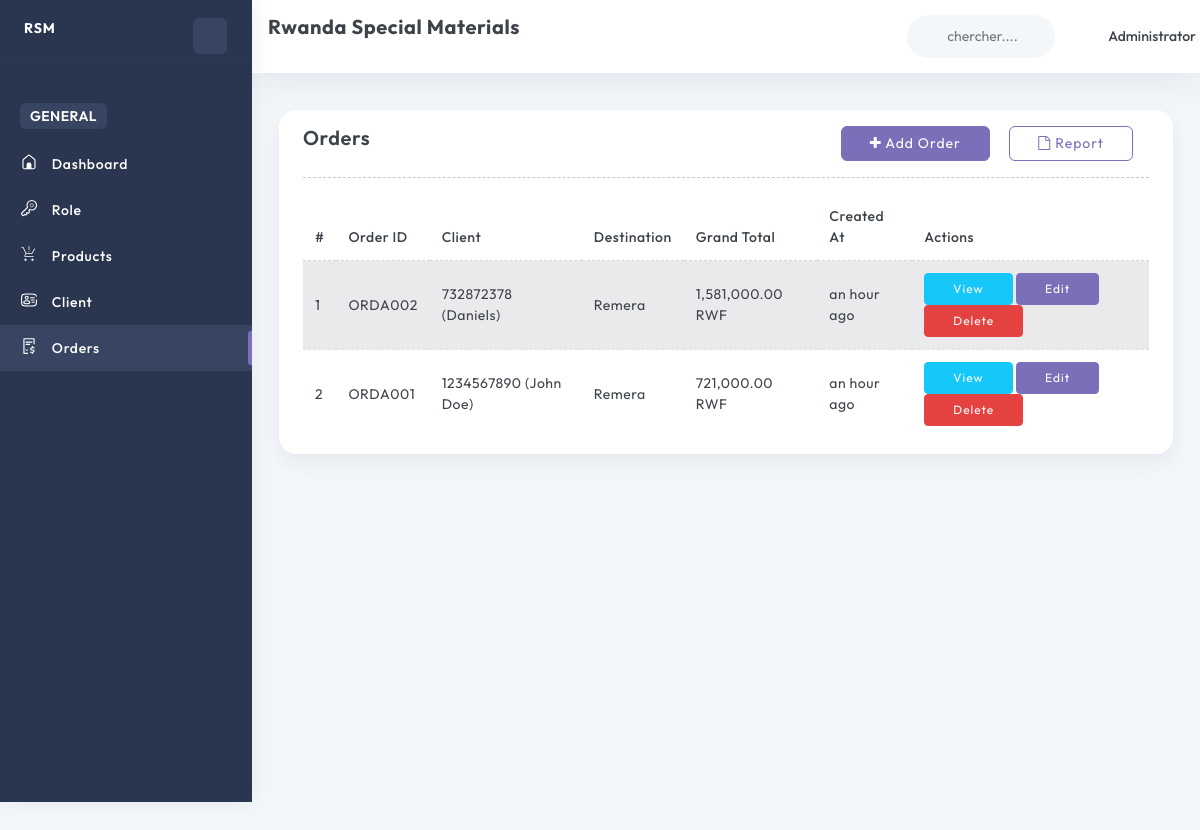
The app's page /orders/ (signed in), older data.
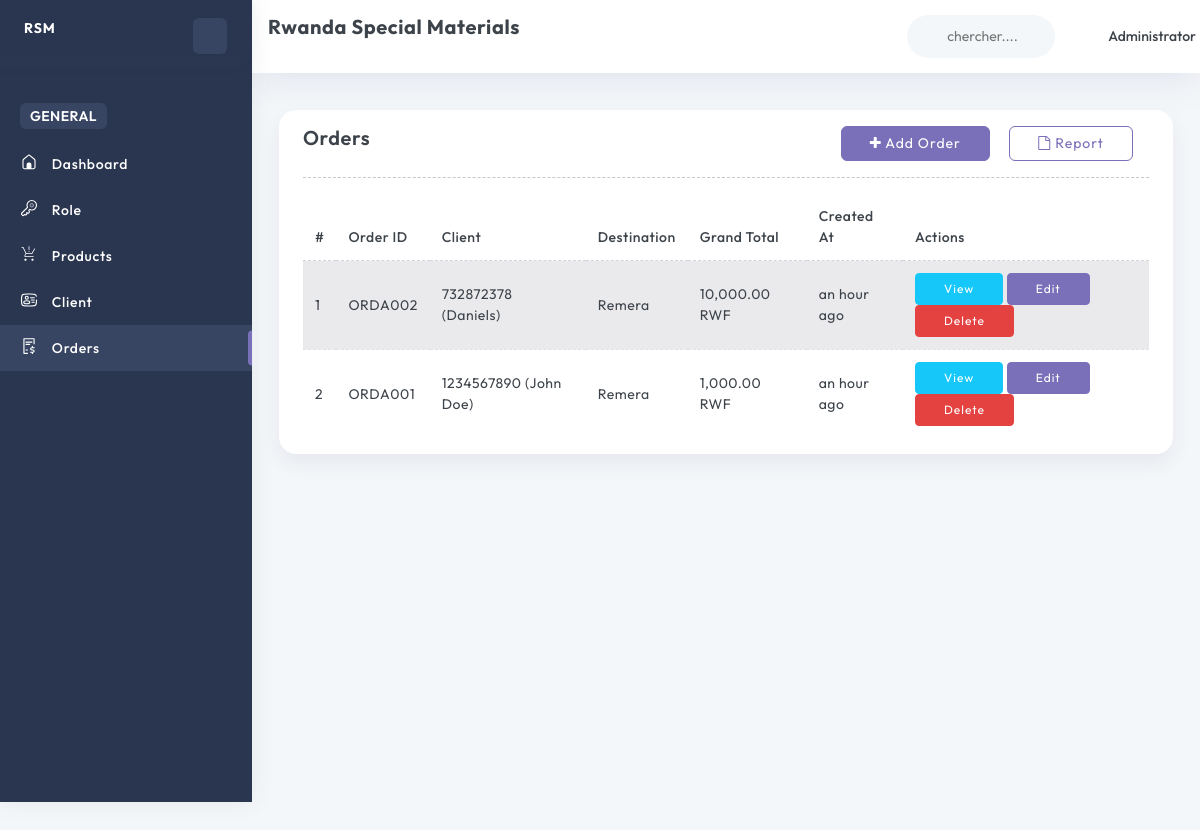
The same page, newer data.
### base/models.py (models this page shows, shortened)
class Order(models.Model):
    client = models.ForeignKey(Client, on_delete=models.SET_NULL, null=True, blank=True, related_name='orders')
    orderId = models.CharField(max_length=10, unique=True, editable=False)
    destination = models.CharField(max_length=255, null=True, blank=True)
    addedBy = models.ForeignKey(User, on_delete=models.SET_NULL, null=True, blank=True, related_name='orders_added')
    updatedBy = models.ForeignKey(User, on_delete=models.SET_NULL, null=True, blank=True, related_name='orders_updated')
    created_at = models.DateTimeField(default=timezone.now, editable=False)
    updated_at = models.DateTimeField(auto_now=True)
    grand_total = models.DecimalField(max_digits=10, decimal_places=2, default=0.00)

class Client(models.Model):
    name = models.CharField(max_length=255)
    phone_number = models.CharField(max_length=15, unique=True)
    destination = models.CharField(max_length=255)
    created_at = models.DateTimeField(default=timezone.now, editable=False)
    updated_at = models.DateTimeField(auto_now=True)

### base/views.py (the view)
# urls.py: path('orders/', getOrders, name="getOrders"),
@login_required
@permission_required('base.view_order', raise_exception=True)
def getOrders(request):
    orders = Order.objects.all().order_by('-created_at')
    context = {
        'orders': orders,
    }
    return render(request, 'pages/orders/index.html', context)

### templates/pages/orders/index.html
{% extends 'layouts/app.html' %}
{% load static %}
{% load humanize %}
{% block content %}
<div class="container-fluid">
    <div class="row">
        <div class="col-sm-12">
            <div class="card">
                <div class="card-body">
                    <div class="list-order-header">
                        <div class="d-flex justify-content-between">
                            <h4>Orders</h4>
                            <div>
                                <a class="btn btn-primary" href="{% url 'base:addOrder' %}"><i class="fa fa-plus"></i> Add Order</a>
                                <a class="btn btn-outline-primary mx-3" href="#"><i class="fa fa-file-o"></i> Report</a>
                            </div>
                        </div>
                    </div>
                    <hr>
                    <div class="list-order">
                        <table class="table table-striped" id="order-table">
                            <thead>
                                <tr>
                                    <th>#</th>
                                    <th>Order ID</th>
                                    <th>Client</th>
                                    <th>Destination</th>
                                    <th>Grand Total</th>
                                    <th>Created At</th>
                                    <th>Actions</th>
                                </tr>
                            </thead>
                            <tbody>
                                {% for order in orders %}
                                <tr class="order-row">
                                    <td>{{ forloop.counter }}</td>
                                    <td>{{ order.orderId }}</td>
                                    <td>{{ order.client.phone_number }} ({{ order.client.name }})</td>
                                    <td>{{ order.destination }}</td>
                                    <td>{{ order.grand_total|intcomma }} RWF</td>
                                    <td>{{ order.created_at|naturaltime }}</td>
                                    <td>
                                        <div class="order-action">
                                            <a href="{% url 'base:showOrder' order.orderId %}" class="btn btn-info btn-sm">View</a>
                                            <a href="{% url 'base:editOrder' order.orderId %}" class="btn btn-primary btn-sm">Edit</a>
                                            <a href="{% url 'base:deleteOrder' order.orderId %}" class="btn btn-danger btn-sm" onclick="return confirm('Are you sure you want to delete the order \'{{ order.orderId }}\'?');">Delete</a>
                                        </div>
                                    </td>
                                </tr>
                                {% endfor %}
                            </tbody>
                        </table>
                    </div>
                </div>
            </div>
        </div>
    </div>
</div>
{% endblock %}

Row changes from the older to the newer data that the page shows:
changed Order "ORDA002": grand_total "1,581,000.00" → "10,000.00"
changed Order "ORDA001": grand_total "721,000.00" → "1,000.00"
